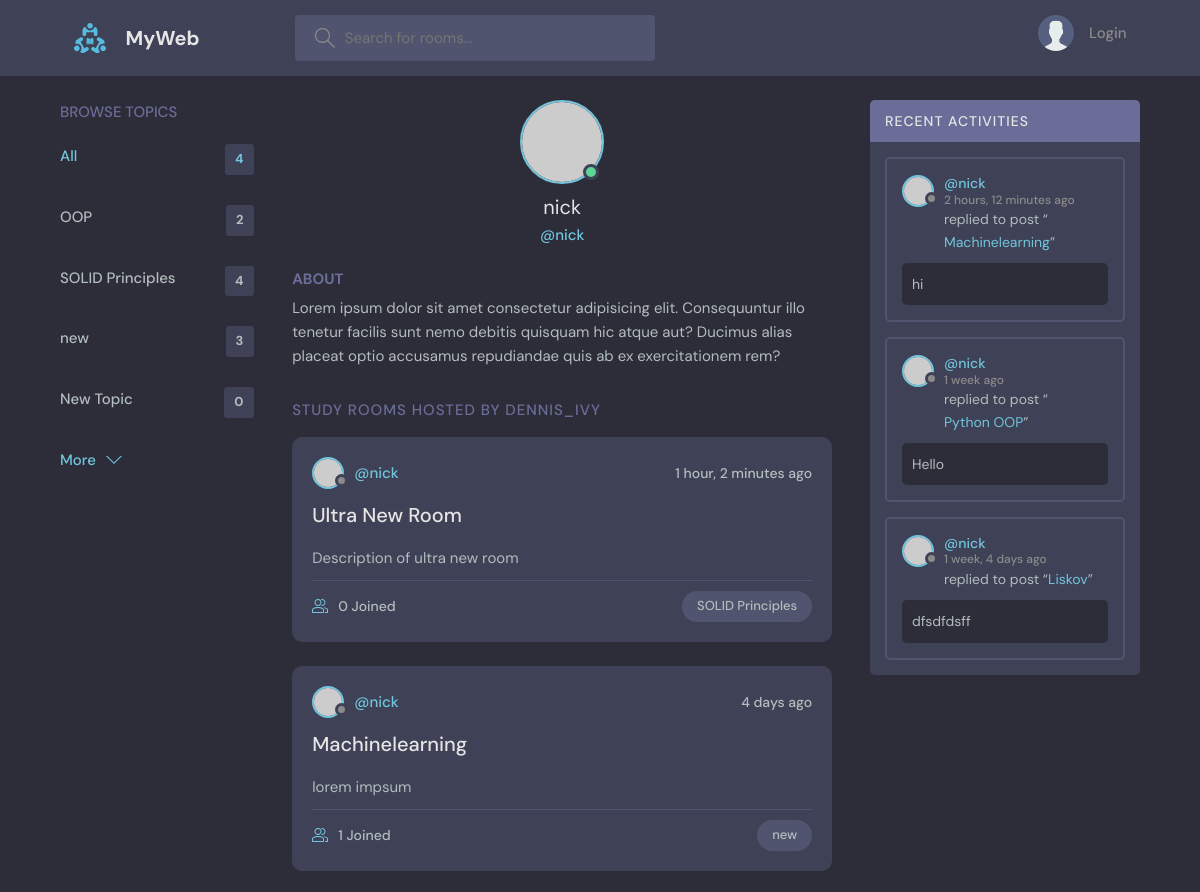
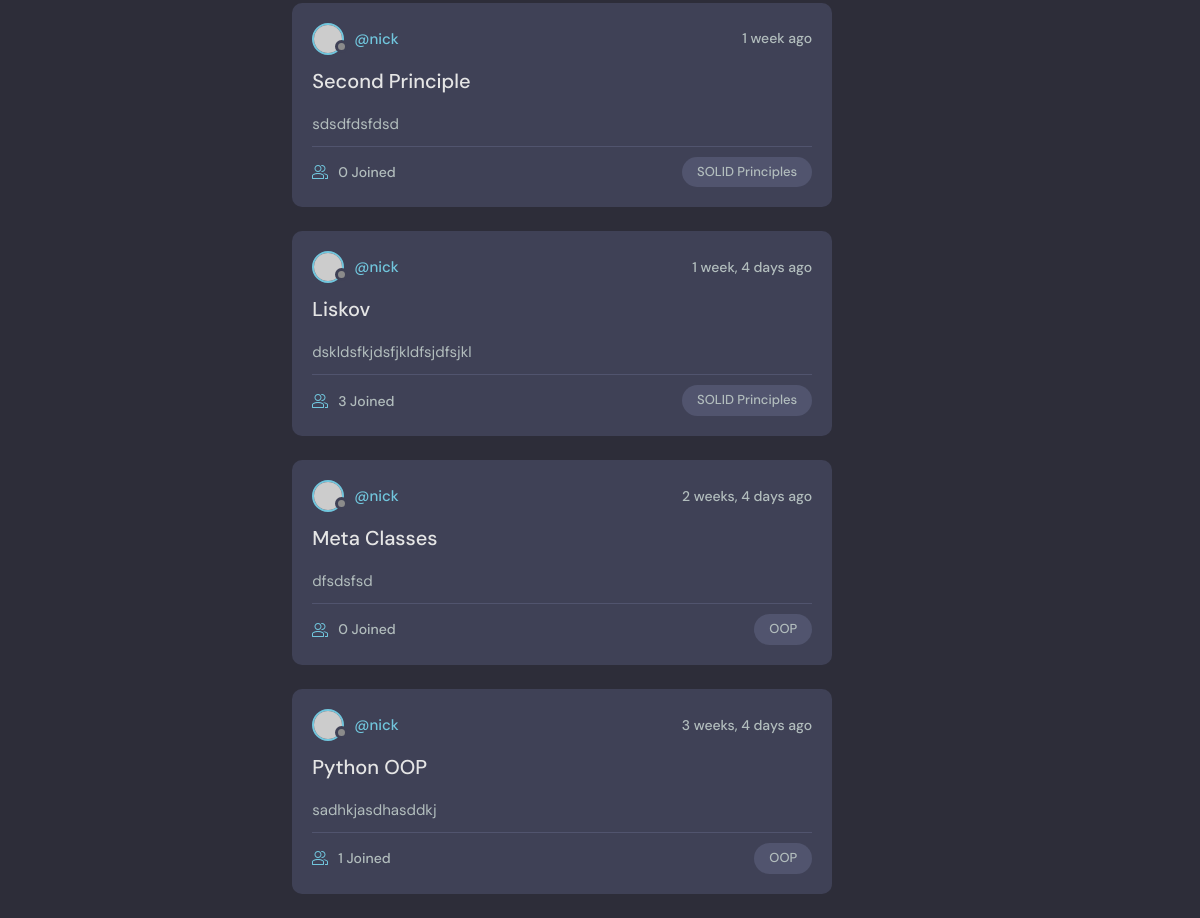
Page /profile/1/ on the committed database (2 pictures, top to bottom).
### base/models.py (models this page shows, shortened)
class Topic(models.Model):
    name = models.CharField(max_length=200)
    def __str__(self):
        return self.name

class Room(models.Model):
    host = models.ForeignKey(User, on_delete=models.SET_NULL, null=True)
    topic = models.ForeignKey(Topic, on_delete=models.SET_NULL, null=True)
    name = models.CharField(max_length=150)
    description = models.TextField(null=True, blank=True)
    participants = models.ManyToManyField(User, related_name="participants", blank=True)
    updated = models.DateTimeField(auto_now=True)
    created = models.DateTimeField(auto_now_add=True)
    class Meta:
        ordering = ['-updated', '-created']
    def __str__(self):
        return self.name

class Messages(models.Model):
    user = models.ForeignKey(User, on_delete=models.CASCADE)
    room = models.ForeignKey(Room, on_delete=models.CASCADE)
    body = models.TextField()
    updated = models.DateTimeField(auto_now=True)
    created = models.DateTimeField(auto_now_add=True)
    class Meta:
        ordering = ['-updated', '-created']

### base/views.py (the view)
# urls.py: path('profile/<str:pk>/', views.user_profile, name='user-profile'),
def user_profile(request, pk):
    user = User.objects.get(id=pk)
    topics = Topic.objects.all()
    rooms = user.room_set.all()
    room_messages = user.messages_set.all()
    context = {"user": user, "topics": topics, "rooms": rooms, "room_messages": room_messages}
    return render(request, "base/profile.html", context)

### base/templates/base/profile.html (shortened to what this page needs)
{% extends 'main.html' %}
{% block content %}
  <main class="profile-page layout layout--3">
    <div class="container">
      {% include 'base/topics_component.html' %}
      <div class="roomList">
        <div class="profile">
          <div class="profile__avatar">
            <div class="avatar avatar--large active">
              <img src="https://randomuser.me/api/portraits/men/11.jpg" />
            </div>
          </div>
          <div class="profile__info">
            <h3>{{user.username}}</h3>
            <p>@{{user.username}}</p>
          </div>
          <div class="profile__about">
            <h3>About</h3>
            <p>
              Lorem ipsum dolor sit amet consectetur adipisicing elit. Consequuntur illo tenetur
              facilis sunt nemo debitis quisquam hic atque aut? Ducimus alias placeat optio
              accusamus repudiandae quis ab ex exercitationem rem?
            </p>
          </div>
        </div>
        <div class="roomList__header">
          <div>
            <h2>Study Rooms Hosted by dennis_ivy</a>
            </h2>
          </div>
        </div>
        {% include 'base/feed_component.html' %}
      </div>
      {% include 'base/activity_component.html' %}
    </div>
  </main>
{% endblock %}

### base/templates/base/topics_component.html
<div class="topics">
          <div class="topics__header">
            <h2>Browse Topics</h2>
          </div>
          <ul class="topics__list">
            <li>
              <a href="{% url 'home' %}" class="active">All <span>{{topics.count}}</span></a>
            </li>
          {% for topic in topics %}
            <li>
              <a href="{% url 'home' %}?q={{ topic.name }}">{{ topic }} <span>{{topic.room_set.all.count}}</span></a>
            </li>
          {% endfor %}
          </ul>
          <a class="btn btn--link" href="topics.html">
            More
            <svg version="1.1" xmlns="http://www.w3.org/2000/svg" width="32" height="32" viewBox="0 0 32 32">
              <title>chevron-down</title>
              <path d="M16 21l-13-13h-3l16 16 16-16h-3l-13 13z"></path>
            </svg>
          </a>
        </div>

### base/templates/base/feed_component.html (shortened to what this page needs)
{% for room in rooms %}
  <div class="roomListRoom">
              <div class="roomListRoom__header">
                <a href="{% url 'user-profile' room.host.id %}" class="roomListRoom__author">
                  <div class="avatar avatar--small">
                    <img src="https://randomuser.me/api/portraits/women/11.jpg" />
                  </div>
                  <span>@{{room.host}}</span>
                </a>
                <div class="roomListRoom__actions">
                  <span>{{room.created|timesince}} ago</span>
                </div>
              </div>
              <div class="roomListRoom__content">
                <a href="{% url 'room' room.id %}">{{room}}</a>
                <p>
                  {{room.description}}
                </p>
              </div>
              <div class="roomListRoom__meta">
                <a href="{% url 'room' room.id %}" class="roomListRoom__joined">
                  {{room.participants.all.count}} Joined
                </a>
                <p class="roomListRoom__topic">{{room.topic.name}}</p>
              </div>
  </div>
{% endfor %}

### base/templates/base/activity_component.html (shortened to what this page needs)
<div class="activities">
          <div class="activities__header">
            <h2>Recent Activities</h2>
          </div>
          {% for message in room_messages %}
            <div class="activities__box">
            <div class="activities__boxHeader roomListRoom__header">
              <a href="{% url 'user-profile' message.user.id %}" class="roomListRoom__author">
                <div class="avatar avatar--small">
                  <img src="https://randomuser.me/api/portraits/women/11.jpg" />
                </div>
                <p>
                  @{{message.user.username}}
                  <span>{{message.created|timesince}} ago</span>
                </p>
              </a>
            </div>
            <div class="activities__boxContent">
              <p>replied to post “<a href="{% url 'room' message.room.id %}">{{message.room}}</a>”</p>
              <div class="activities__boxRoomContent">
                {{message.body}}
              </div>
            </div>
          </div>
          {% endfor %}
        </div>

### rows in the picture
Topic: name "OOP", room_set.all.count "2"
Topic: name "SOLID Principles", room_set.all.count "4"
Topic: name "new", room_set.all.count "3"
Topic: name "New Topic", room_set.all.count "0"
Room: host "nick", created "1 hour, 2 minutes", name "Ultra New Room", description "Description of ultra new room", participants.all.count "0", topic.name "SOLID Principles"
Room: host "nick", created "4 days", name "Machinelearning", description "lorem impsum", participants.all.count "1", topic.name "new"
Room: host "nick", created "1 week", name "Second Principle", description "sdsdfdsfdsd", participants.all.count "0", topic.name "SOLID Principles"
Room: host "nick", created "1 week, 4 days", name "Liskov", description "dskldsfkjdsfjkldfsjdfsjkl", participants.all.count "3", topic.name "SOLID Principles"
Room: host "nick", created "2 weeks, 4 days", name "Meta Classes", description "dfsdsfsd", participants.all.count "0", topic.name "OOP"
Room: host "nick", created "3 weeks, 4 days", name "Python OOP", description "sadhkjasdhasddkj", participants.all.count "1", topic.name "OOP"
Messages: user.username "nick", created "2 hours, 12 minutes", room "Machinelearning", body "hi"
Messages: user.username "nick", created "1 week", room "Python OOP", body "Hello"
Messages: user.username "nick", created "1 week, 4 days", room "Liskov", body "dfsdfdsff"

### other values in the picture
{{ topics.count }} "4"
{{ user.username }} "nick"
